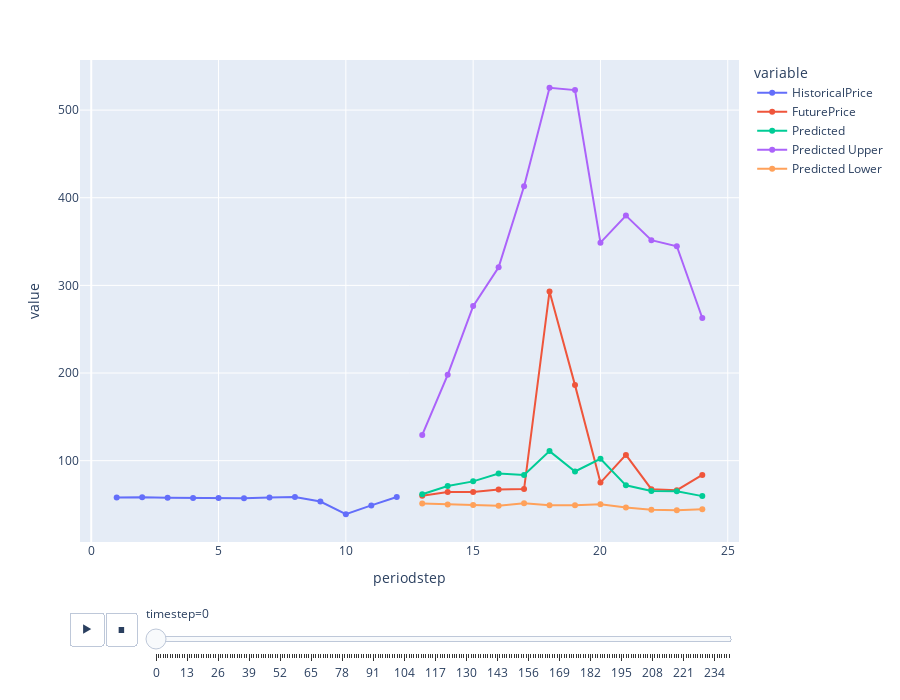

Notebook code for this chart:
### Code cell
import plotly.express as px

fig = px.line(ddf, x="periodstep", y=["HistoricalPrice", "FuturePrice", "Predicted", "Predicted Upper", "Predicted Lower"], animation_frame="timestep", markers=True)
fig.update_layout(height=700)  
fig.show()
